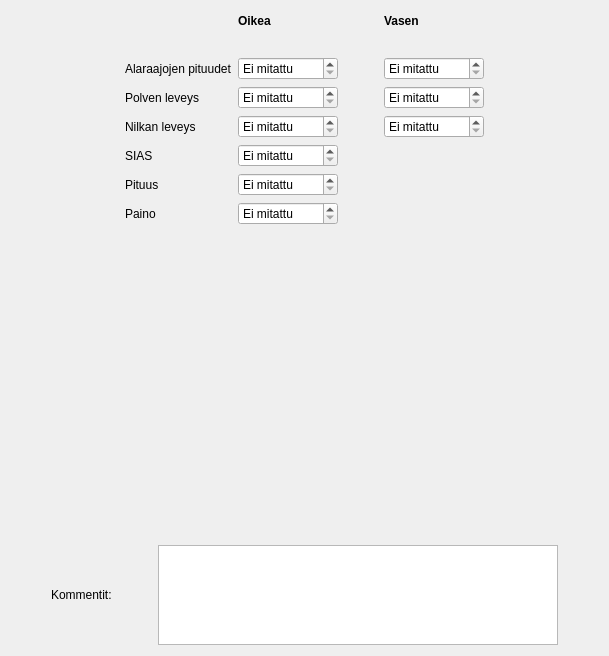
      <widget class="QWidget" name="tabAntrop">
       <attribute name="title">
        <string>Antrop. mitat</string>
       </attribute>
       <layout class="QVBoxLayout" name="verticalLayout_5">
        <item>
         <layout class="QGridLayout" name="gridLayout_15">
          <item row="6" column="2">
           <widget class="QSpinBox" name="spAntropNilkkaOik">
            <property name="sizePolicy">
             <sizepolicy hsizetype="Maximum" vsizetype="Fixed">
              <horstretch>0</horstretch>
              <verstretch>0</verstretch>
             </sizepolicy>
            </property>
            <property name="minimumSize">
             <size>
              <width>100</width>
              <height>0</height>
             </size>
            </property>
            <property name="specialValueText">
             <string>Ei mitattu</string>
            </property>
            <property name="suffix">
             <string> mm</string>
            </property>
            <property name="minimum">
             <number>10</number>
            </property>
            <property name="maximum">
             <number>300</number>
            </property>
            <property name="value">
             <number>10</number>
            </property>
           </widget>
          </item>
          <item row="9" column="1">
           <widget class="QLabel" name="label_264">
            <property name="text">
             <string>Paino</string>
            </property>
           </widget>
          </item>
          <item row="1" column="2">
           <widget class="QLabel" name="label_266">
            <property name="font">
             <font>
              <weight>75</weight>
              <bold>true</bold>
             </font>
            </property>
            <property name="text">
             <string>Oikea</string>
            </property>
           </widget>
          </item>
          <item row="1" column="5">
           <spacer name="horizontalSpacer_62">
            <property name="orientation">
             <enum>Qt::Horizontal</enum>
            </property>
            <property name="sizeHint" stdset="0">
             <size>
              <width>40</width>
              <height>20</height>
             </size>
            </property>
           </spacer>
          </item>
          <item row="8" column="2">
           <widget class="QSpinBox" name="spAntropPituus">
            <property name="sizePolicy">
             <sizepolicy hsizetype="Maximum" vsizetype="Fixed">
              <horstretch>0</horstretch>
              <verstretch>0</verstretch>
             </sizepolicy>
            </property>
            <property name="minimumSize">
             <size>
              <width>100</width>
              <height>0</height>
             </size>
            </property>
            <property name="specialValueText">
             <string>Ei mitattu</string>
            </property>
            <property name="suffix">
             <string> mm</string>
            </property>
            <property name="minimum">
             <number>500</number>
            </property>
            <property name="maximum">
             <number>3000</number>
            </property>
            <property name="value">
             <number>500</number>
            </property>
           </widget>
          </item>
          <item row="1" column="4">
           <widget class="QLabel" name="label_263">
            <property name="font">
             <font>
              <weight>75</weight>
              <bold>true</bold>
             </font>
            </property>
            <property name="text">
             <string>Vasen</string>
            </property>
           </widget>
          </item>
          <item row="9" column="2">
           <widget class="QDoubleSpinBox" name="spAntropPaino">
            <property name="sizePolicy">
             <sizepolicy hsizetype="Maximum" vsizetype="Fixed">
              <horstretch>0</horstretch>
              <verstretch>0</verstretch>
             </sizepolicy>
            </property>
            <property name="minimumSize">
             <size>
              <width>100</width>
              <height>0</height>
             </size>
            </property>
            <property name="specialValueText">
             <string>Ei mitattu</string>
            </property>
            <property name="suffix">
             <string> kg</string>
            </property>
            <property name="decimals">
             <number>1</number>
            </property>
            <property name="minimum">
             <double>5.000000000000000</double>
            </property>
            <property name="maximum">
             <double>300.000000000000000</double>
            </property>
            <property name="singleStep">
             <double>0.100000000000000</double>
            </property>
            <property name="value">
             <double>5.000000000000000</double>
            </property>
           </widget>
          </item>
          <item row="6" column="4">
           <widget class="QSpinBox" name="spAntropNilkkaVas">
            <property name="sizePolicy">
             <sizepolicy hsizetype="Maximum" vsizetype="Fixed">
              <horstretch>0</horstretch>
              <verstretch>0</verstretch>
             </sizepolicy>
            </property>
            <property name="minimumSize">
             <size>
              <width>100</width>
              <height>0</height>
             </size>
            </property>
            <property name="specialValueText">
             <string>Ei mitattu</string>
            </property>
            <property name="suffix">
             <string> mm</string>
            </property>
            <property name="minimum">
             <number>10</number>
            </property>
            <property name="maximum">
             <number>300</number>
            </property>
            <property name="value">
             <number>10</number>
            </property>
           </widget>
          </item>
          <item row="3" column="1">
           <widget class="QLabel" name="label_268">
            <property name="text">
             <string>Alaraajojen pituudet</string>
            </property>
           </widget>
          </item>
          <item row="3" column="4">
           <widget class="QSpinBox" name="spAntropAlaraajaVas">
            <property name="sizePolicy">
             <sizepolicy hsizetype="Maximum" vsizetype="Fixed">
              <horstretch>0</horstretch>
              <verstretch>0</verstretch>
             </sizepolicy>
            </property>
            <property name="minimumSize">
             <size>
              <width>100</width>
              <height>0</height>
             </size>
            </property>
            <property name="specialValueText">
             <string>Ei mitattu</string>
            </property>
            <property name="suffix">
             <string> mm</string>
            </property>
            <property name="minimum">
             <number>300</number>
            </property>
            <property name="maximum">
             <number>1500</number>
            </property>
            <property name="value">
             <number>300</number>
            </property>
           </widget>
          </item>
          <item row="7" column="2">
           <widget class="QSpinBox" name="spAntropSIAS">
            <property name="sizePolicy">
             <sizepolicy hsizetype="Maximum" vsizetype="Fixed">
              <horstretch>0</horstretch>
              <verstretch>0</verstretch>
             </sizepolicy>
            </property>
            <property name="minimumSize">
             <size>
              <width>100</width>
              <height>0</height>
             </size>
            </property>
            <property name="specialValueText">
             <string>Ei mitattu</string>
            </property>
            <property name="suffix">
             <string> mm</string>
            </property>
            <property name="minimum">
             <number>50</number>
            </property>
            <property name="maximum">
             <number>500</number>
            </property>
            <property name="value">
             <number>50</number>
            </property>
           </widget>
          </item>
          <item row="4" column="4">
           <widget class="QSpinBox" name="spAntropPolviVas">
            <property name="sizePolicy">
             <sizepolicy hsizetype="Maximum" vsizetype="Fixed">
              <horstretch>0</horstretch>
              <verstretch>0</verstretch>
             </sizepolicy>
            </property>
            <property name="minimumSize">
             <size>
              <width>100</width>
              <height>0</height>
             </size>
            </property>
            <property name="specialValueText">
             <string>Ei mitattu</string>
            </property>
            <property name="suffix">
             <string> mm</string>
            </property>
            <property name="minimum">
             <number>10</number>
            </property>
            <property name="maximum">
             <number>300</number>
            </property>
            <property name="value">
             <number>10</number>
            </property>
           </widget>
          </item>
          <item row="6" column="1">
           <widget class="QLabel" name="label_262">
            <property name="text">
             <string>Nilkan leveys</string>
            </property>
           </widget>
          </item>
          <item row="2" column="0">
           <spacer name="horizontalSpacer_61">
            <property name="orientation">
             <enum>Qt::Horizontal</enum>
            </property>
            <property name="sizeHint" stdset="0">
             <size>
              <width>40</width>
              <height>20</height>
             </size>
            </property>
           </spacer>
          </item>
          <item row="7" column="1">
           <widget class="QLabel" name="label_265">
            <property name="text">
             <string>SIAS</string>
            </property>
           </widget>
          </item>
          <item row="4" column="1">
           <widget class="QLabel" name="label_267">
            <property name="text">
             <string>Polven leveys</string>
            </property>
           </widget>
          </item>
          <item row="8" column="1">
           <widget class="QLabel" name="label_85">
            <property name="text">
             <string>Pituus</string>
            </property>
           </widget>
          </item>
          <item row="4" column="2">
           <widget class="QSpinBox" name="spAntropPolviOik">
            <property name="sizePolicy">
             <sizepolicy hsizetype="Maximum" vsizetype="Fixed">
              <horstretch>0</horstretch>
              <verstretch>0</verstretch>
             </sizepolicy>
            </property>
            <property name="minimumSize">
             <size>
              <width>100</width>
              <height>0</height>
             </size>
            </property>
            <property name="specialValueText">
             <string>Ei mitattu</string>
            </property>
            <property name="suffix">
             <string> mm</string>
            </property>
            <property name="minimum">
             <number>10</number>
            </property>
            <property name="maximum">
             <number>300</number>
            </property>
            <property name="value">
             <number>10</number>
            </property>
           </widget>
          </item>
          <item row="3" column="3">
           <spacer name="horizontalSpacer_13">
            <property name="orientation">
             <enum>Qt::Horizontal</enum>
            </property>
            <property name="sizeType">
             <enum>QSizePolicy::Fixed</enum>
            </property>
            <property name="sizeHint" stdset="0">
             <size>
              <width>40</width>
              <height>20</height>
             </size>
            </property>
           </spacer>
          </item>
          <item row="3" column="2">
           <widget class="QSpinBox" name="spAntropAlaraajaOik">
            <property name="sizePolicy">
             <sizepolicy hsizetype="Maximum" vsizetype="Fixed">
              <horstretch>0</horstretch>
              <verstretch>0</verstretch>
             </sizepolicy>
            </property>
            <property name="minimumSize">
             <size>
              <width>100</width>
              <height>0</height>
             </size>
            </property>
            <property name="specialValueText">
             <string>Ei mitattu</string>
            </property>
            <property name="suffix">
             <string> mm</string>
            </property>
            <property name="minimum">
             <number>300</number>
            </property>
            <property name="maximum">
             <number>1500</number>
            </property>
            <property name="value">
             <number>300</number>
            </property>
           </widget>
          </item>
         </layout>
        </item>
        <item>
         <spacer name="verticalSpacer_16">
          <property name="orientation">
           <enum>Qt::Vertical</enum>
          </property>
          <property name="sizeHint" stdset="0">
           <size>
            <width>20</width>
            <height>314</height>
           </size>
          </property>
         </spacer>
        </item>
        <item>
         <layout class="QHBoxLayout" name="horizontalLayout_9">
          <item>
           <spacer name="horizontalSpacer_40">
            <property name="orientation">
             <enum>Qt::Horizontal</enum>
            </property>
            <property name="sizeHint" stdset="0">
             <size>
              <width>40</width>
              <height>20</height>
             </size>
            </property>
           </spacer>
          </item>
          <item>
           <widget class="QLabel" name="label_240">
            <property name="text">
             <string>Kommentit:</string>
            </property>
           </widget>
          </item>
          <item>
           <spacer name="horizontalSpacer_41">
            <property name="orientation">
             <enum>Qt::Horizontal</enum>
            </property>
            <property name="sizeHint" stdset="0">
             <size>
              <width>40</width>
              <height>20</height>
             </size>
            </property>
           </spacer>
          </item>
          <item>
           <widget class="QTextEdit" name="cmtAntrop">
            <property name="sizePolicy">
             <sizepolicy hsizetype="Fixed" vsizetype="Fixed">
              <horstretch>0</horstretch>
              <verstretch>0</verstretch>
             </sizepolicy>
            </property>
            <property name="minimumSize">
             <size>
              <width>400</width>
              <height>100</height>
             </size>
            </property>
            <property name="maximumSize">
             <size>
              <width>400</width>
              <height>100</height>
             </size>
            </property>
           </widget>
          </item>
          <item>
           <spacer name="horizontalSpacer_42">
            <property name="orientation">
             <enum>Qt::Horizontal</enum>
            </property>
            <property name="sizeHint" stdset="0">
             <size>
              <width>40</width>
              <height>20</height>
             </size>
            </property>
           </spacer>
          </item>
         </layout>
        </item>
       </layout>
      </widget>
